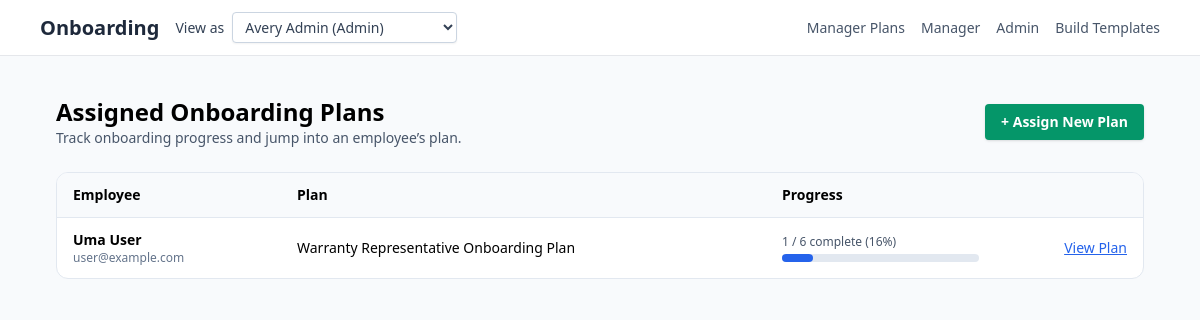
The page /manager/plans on the database its author committed.
### Onboarding/models.py (models this page shows, shortened)
class User(db.Model):
    __tablename__ = "users"
    id = db.Column(db.Integer, primary_key=True)
    email = db.Column(db.String(255), unique=True, nullable=False)
    full_name = db.Column(db.String(255), nullable=False)
    role = db.Column(db.String(32), nullable=False, default=RoleEnum.USER.value)
    onboarding_plan_id = db.Column(
        db.Integer, db.ForeignKey("onboarding_plans.id"), nullable=True
    )
    onboarding_plan = db.relationship("OnboardingPlan", back_populates="users")
    manager_id = db.Column(db.Integer, db.ForeignKey("users.id"), nullable=True)
    manager = db.relationship(
        "User",
        remote_side="User.id",
        back_populates="direct_reports",
        lazy="joined",
    )
    direct_reports = db.relationship(
        "User",
        back_populates="manager",
        lazy="selectin",
        cascade="all",
    )

class OnboardingPlan(db.Model):
    __tablename__ = "onboarding_plans"
    id = db.Column(db.Integer, primary_key=True)
    name = db.Column(db.String(255), nullable=False, default="Onboarding Plan")
    description = db.Column(db.Text, nullable=True)
    weeks = db.relationship(
        "Week",
        back_populates="onboarding_plan",
        lazy="selectin",
        cascade="all, delete-orphan",
    )
    users = db.relationship(
        "User",
        back_populates="onboarding_plan",
        lazy="selectin",
    )

### app.py (the view)
@app.get("/manager/plans")
def manager_plans():
    user = current_user()
    require_manager_or_admin(user)
    employees = (
        User.query.filter(User.onboarding_plan_id.isnot(None))
        .order_by(User.full_name.asc())
        .all()
    )
    summaries = []
    for emp in employees:
        plan = OnboardingPlan.query.get(emp.onboarding_plan_id)
        if not plan:
            continue
        weeks = Week.query.filter_by(onboarding_plan_id=plan.id).all()
        week_ids = [w.id for w in weeks]
        total_tasks = 0
        complete_tasks = 0
        if week_ids:
            total_tasks = Task.query.filter(Task.week_id.in_(week_ids)).count()
            complete_tasks = Task.query.filter(
                Task.week_id.in_(week_ids), Task.status == StatusEnum.COMPLETE.value
            ).count()
        summaries.append(
            {
                "employee": emp,
                "plan": plan,
                "total_tasks": total_tasks,
                "complete_tasks": complete_tasks,
                "progress_pct": (
                    int((complete_tasks / total_tasks) * 100) if total_tasks else 0
                ),
            }
        )
    return render_template("manager_plans.html", user=user, summaries=summaries)

### app.py (called while the page is built, shortened)
def current_user() -> User:
    email = (
        request.headers.get("X-User-Email")
        or request.args.get("as_user")
        or session.get("as_user")
    )
    query = User.query.options(selectinload(User.onboarding_plan))
    user = query.order_by(User.id.asc()).first()
    if not user:
        abort(404, description="No users available")
    return user

def require_role(user: User, allowed_roles: set[str]):
    if user.role not in allowed_roles:
        abort(403)

def require_manager_or_admin(user: User):
    allowed = {RoleEnum.MANAGER.value, RoleEnum.ADMIN.value}
    if hasattr(RoleEnum, "BUILDER"):
        allowed.add(RoleEnum.BUILDER.value)
    require_role(user, allowed)

@app.context_processor
def inject_markdown_renderer():
    return dict(render_markdown=render_markdown)

@app.context_processor
def inject_user():
    u = session.get("user")
    return {"user": u or {"role": "guest"}}

@app.context_processor
def inject_user_switcher():
    users = User.query.order_by(User.role.asc(), User.full_name.asc()).all()
    active_user = None
    try:
        active_user = current_user()
    except Exception:
        active_user = None
    return {
        "switchable_users": users,
        "nav_current_user": active_user,
    }

### templates/manager_plans.html (shortened to what this page needs)
{% extends "base.html" %}
{% block content %}
<div class="max-w-6xl mx-auto px-4 py-6 space-y-6">
  <div class="flex items-center justify-between">
    <div>
      <h1 class="text-2xl font-bold">Assigned Onboarding Plans</h1>
      <p class="text-sm text-slate-600">
        Track onboarding progress and jump into an employee’s plan.
      </p>
    </div>
    <a href="{{ url_for('assign_plan_form') }}"
       class="inline-flex items-center px-4 py-2 rounded bg-emerald-600 text-white text-sm font-semibold shadow">
      + Assign New Plan
    </a>
  </div>
  {% if not summaries %}
    <p class="text-slate-500 italic">No onboarding plans assigned yet.</p>
  {% else %}
    <div class="bg-white border border-slate-200 rounded-xl overflow-hidden">
      <table class="min-w-full text-sm">
        <thead class="bg-slate-50">
          <tr>
            <th class="px-4 py-3 text-left">Employee</th>
            <th class="px-4 py-3 text-left">Plan</th>
            <th class="px-4 py-3 text-left">Progress</th>
            <th class="px-4 py-3 text-left"></th>
          </tr>
        </thead>
        <tbody>
          {% for row in summaries %}
            <tr class="border-t border-slate-200">
              <td class="px-4 py-3">
                <div class="font-semibold">{{ row.employee.full_name }}</div>
                <div class="text-xs text-slate-500">{{ row.employee.email }}</div>
              </td>
              <td class="px-4 py-3">
                <div class="font-medium">{{ row.plan.name }}</div>
              </td>
              <td class="px-4 py-3">
                <div class="text-xs text-slate-600 mb-1">
                  {{ row.complete_tasks }} / {{ row.total_tasks }} complete ({{ row.progress_pct }}%)
                </div>
                <div class="w-full bg-slate-200 rounded-full h-2">
                  <div class="bg-blue-600 h-2 rounded-full"
                       style="width: {{ row.progress_pct }}%"></div>
                </div>
              </td>
              <td class="px-4 py-3 text-right">
                <a href="{{ url_for('my_plan', as_user=row.employee.email) }}"
                   class="text-blue-600 underline text-sm">
                  View Plan
                </a>
              </td>
            </tr>
          {% endfor %}
        </tbody>
      </table>
    </div>
  {% endif %}
</div>
{% endblock %}

### rows shown on the page
User: employee.full_name "Uma User", employee.email "user@example.com"
OnboardingPlan: plan.name "Warranty Representative Onboarding Plan"

### other values the page prints
{{ row.complete_tasks }} "1"
{{ row.total_tasks }} "6"
{{ row.progress_pct }} "16"
form field as_user "Avery Admin (Admin)"
